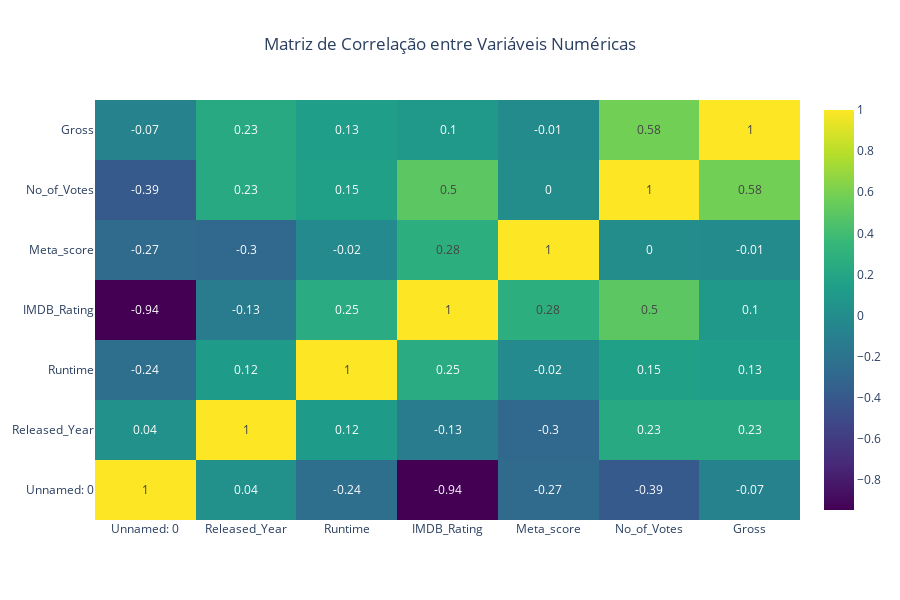

This figure's notebook cell:
### Code cell
# para visualizar no github
import plotly.io as pio
pio.renderers.default = "notebook_connected"

# ANÁLISE DE CORRELAÇÃO GERAL (matriz de correlação)

# selecionando apenas as colunas numéricas para a matriz de correlação
numeric_cols = df_model.select_dtypes(include=np.number)

# calculando a correlação
correlation_matrix = numeric_cols.corr()

# criando o heatmap interativo com Plotly
fig = go.Figure(data=go.Heatmap(
    z=correlation_matrix.values,
    x=correlation_matrix.columns,
    y=correlation_matrix.columns,
    colorscale='Viridis',
    text=correlation_matrix.round(2).values, # mostra os valores de correlação
    texttemplate="%{text}"
))

fig.update_layout(
    title='Matriz de Correlação entre Variáveis Numéricas',
    title_x=0.5,
    height=600
)

fig.show()

### Figure 1 — Plotly figure (JSON) as saved in the notebook; plotly's stock layout.template omitted (floating-point values rounded to 4 significant figures)
{"data": [{"colorscale": [[0, "#440154"], [0.1111, "#482878"], [0.2222, "#3e4989"], [0.3333, "#31688e"], [0.4444, "#26828e"], [0.5556, "#1f9e89"], [0.6667, "#35b779"], [0.7778, "#6ece58"], [0.8889, "#b5de2b"], [1, "#fde725"]], "text": [[1, 0.04, -0.24, -0.94, -0.27, -0.39, -0.07], [0.04, 1, 0.12, -0.13, -0.3, 0.23, 0.23], [-0.24, 0.12, 1, 0.25, -0.02, 0.15, 0.13], [-0.94, -0.13, 0.25, 1, 0.28, 0.5, 0.1], [-0.27, -0.3, -0.02, 0.28, 1, 0, -0.01], [-0.39, 0.23, 0.15, 0.5, 0, 1, 0.58], [-0.07, 0.23, 0.13, 0.1, -0.01, 0.58, 1]], "texttemplate": "%{text}", "type": "heatmap", "x": ["Unnamed: 0", "Released_Year", "Runtime", "IMDB_Rating", "Meta_score", "No_of_Votes", "Gross"], "y": ["Unnamed: 0", "Released_Year", "Runtime", "IMDB_Rating", "Meta_score", "No_of_Votes", "Gross"], "z": [[1, 0.03774, -0.2385, -0.9449, -0.2689, -0.393, -0.07056], [0.03774, 1, 0.1202, -0.1264, -0.2994, 0.2264, 0.2271], [-0.2385, 0.1202, 1, 0.2457, -0.01619, 0.1518, 0.1332], [-0.9449, -0.1264, 0.2457, 1, 0.2766, 0.5014, 0.09955], [-0.2689, -0.2994, -0.01619, 0.2766, 1, 0.00385, -0.01466], [-0.393, 0.2264, 0.1518, 0.5014, 0.00385, 1, 0.5796], [-0.07056, 0.2271, 0.1332, 0.09955, -0.01466, 0.5796, 1]]}], "layout": {"height": 600, "title": {"text": "Matriz de Correlação entre Variáveis Numéricas", "x": 0.5}}}
